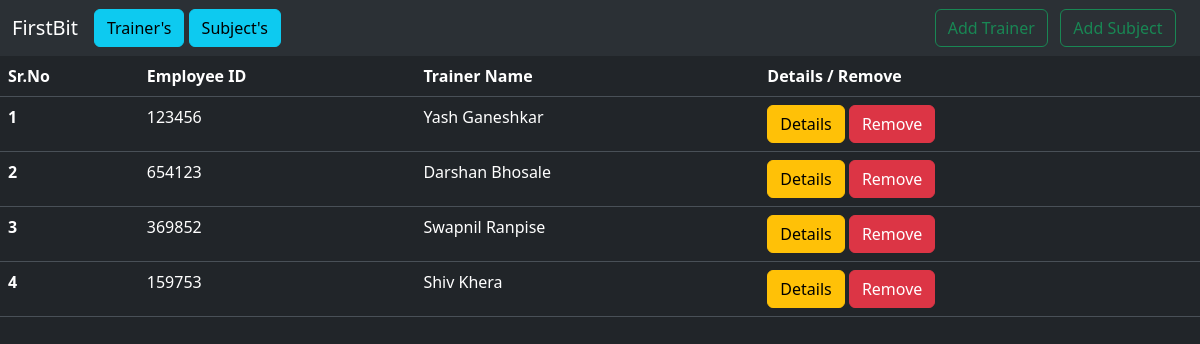
Screenshot of /trainers/ with the database file from the repository.
### institute/models.py (models this page shows, shortened)
class Trainer(models.Model):
    empId = models.CharField(max_length=10,unique=True)
    name = models.CharField(max_length=200)
    email = models.EmailField(unique=True)
    phone = models.CharField(max_length=15, unique=True)
    subjects = models.ManyToManyField(Subject, related_name="trainers")
    created_at = models.DateTimeField(auto_now_add=True)
    updated_at = models.DateTimeField(auto_now=True)

### institute/views.py (the view)
# urls.py: path('trainers/', views.TrainerList, name="trainers"),
def TrainerList(request):
    trainers = Trainer.objects.all()
    return render(request, "trainersList.html", {"trainers":trainers})

### institute/templates/trainersList.html
{% extends "layout.html" %}
{% block content %}
<table class="table">
    <thead>
        <tr>
            <th scope="col">Sr.No</th>
            <th scope="col">Employee ID</th>
            <th scope="col">Trainer Name</th>
            <th scope="col">Details / Remove</th>
        </tr>
    </thead>
    <tbody>
        {% for trainer in trainers %}
            <tr>
                <th scope="row">{{ forloop.counter }}</th>
                <td>{{trainer.empId}}</td>
                <td>{{trainer.name}}</td>
                <td>
                    <a href = "{% url "trainerdetails" trainer.id %}" class="btn btn-warning">Details</a>
                    <a href = "{% url "removetrainer" trainer.id %}" class="btn btn-danger">Remove</a>
                </td>
            </tr>
        {% endfor %}
    </tbody>
</table>
{% endblock %}

### rows the page displays
Trainer: empId "123456", name "Yash Ganeshkar"
Trainer: empId "654123", name "Darshan Bhosale"
Trainer: empId "369852", name "Swapnil Ranpise"
Trainer: empId "159753", name "Shiv Khera"
